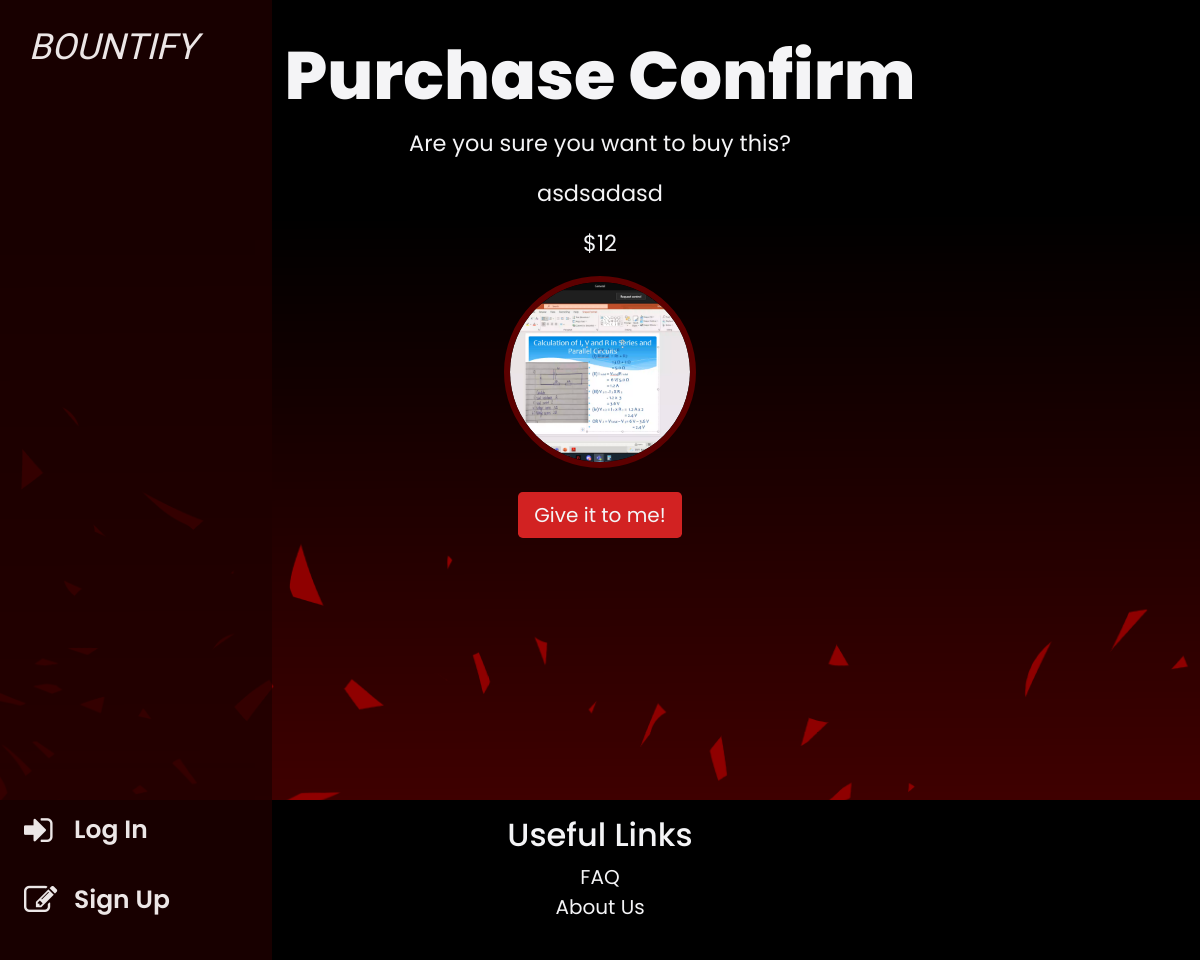
Screenshot of /purchase/1 with the database file from the repository.
### app/models.py (models this page shows)
class Sell(db.Model):
    sid = db.Column(db.Integer, primary_key=True)
    uid = db.Column(db.Integer, db.ForeignKey('user.uid')) #who is selling the item
    user = db.relationship('User', backref='sell')
    price = db.Column(db.Integer)
    title = db.Column(db.String(100))
    img = db.Column(db.String(100), nullable=False)
    desc = db.Column(db.String(1000))
    sold = db.Column(db.String(100), default="Unsold") #changes to user logged in who bought it
    timestamp = db.Column(db.DateTime(timezone=True), default=func.now())
    flag = db.Column(db.String(100))
    com_num = db.Column(db.Integer, default = 0)

### app/routes.py (the view)
@routes.route('/purchase/<int:sid>')
def purchase(sid):
    post_wanted = Sell.query.filter_by(sid=sid).first()
    print(post_wanted)
    return render_template("purchase.html", post_wanted = post_wanted, user=current_user)

### app/templates/purchase.html
{% extends "base.html" %} {% block title %}Purchase Time{% endblock %} {% block
content %}
<div class="home">
  <div class="purchase-page">
    <div class="purchase-container">
      <h1 class="star-text">Purchase Confirm</h1>
      <p class="description">Are you sure you want to buy this?</p>
      <p class="description">{{post_wanted.title}}</p>
      <p class="description">${{post_wanted.price}}</p>
      <div class="purchase-pic-container">
        <div class="profile-pic">
          <img src="{{ url_for('static', filename='/images/sellpics/' + post_wanted.img) }}" class="avatar"
            alt="avatar">
        </div>
      </div>
      <br>
      <form action="{{ url_for('routes.purchase_confirmation', sid=post_wanted.sid) }}" method="POST">
        <input type="submit" value="Give it to me!" class="btn-prominent">
      </form>
    </div>
  </div>
</div>
{% endblock %}

### app/static/css/main-style.css (style rules this page uses)
* { box-sizing: border-box; margin: 0; padding: 0; }
:root { --primary-color: #f5433a; --variant-color: #ffcc40; --light-color: #f4f4f6; --dark-color: #111; --bg-col: rgb(71, 0, 0); --mouse-x: 0; --mouse-y: 0; }
body { font-family: "Poppins", sans-serif; font-size: 16px; line-height: 1.5; background-color: #111; cursor: url("../images/lightsaber.png"), auto; }
.home { position: relative; width: 100%; min-height: 100vh; background-image: url("../images/bg.png"); background-size: cover; background-attachment: fixed; background-repeat: no-repeat; color: #f4f4f6; overflow-x: hidden; }
.star-text { text-align: center; font-weight: 800; font-size: 60px; line-height: 130%; }
.description { text-align: center; font-size: 20px; }
.btn-prominent { display: block; padding: 0.5rem 1rem; font-size: 20px; line-height: 1.5; border-radius: 0.3rem; color: #f4f4f6; background-color: rgba(255, 43, 43, 0.8); border: none; }
h1 { font-size: 70px; }
.profile-pic { width: 100%; height: 100%; border: 6px solid #5d0000; border-radius: 50%; overflow: hidden; }
.purchase-pic-container { width: 12rem; height: 12rem; z-index: 10; }
.avatar { width: 100%; height: 100%; border-radius: 50%; object-fit: cover; object-position: center; }
.star-text { font-size: 1.7rem; }
.description { font-size: 1rem; }
@media (min-width: 576px) { .star-text { font-size: 2.1rem; } }
@media (min-width: 576px) { .description { font-size: 1rem; } }
@media (min-width: 768px) { .star-text { font-size: 2.6rem; } }
@media (min-width: 768px) { .description { font-size: 1.1rem; } }
@media (min-width: 992px) { .star-text { font-size: 3.4rem; } }
@media (min-width: 992px) { .description { font-size: 1.2rem; } }
@media (min-width: 1200px) { .star-text { font-size: 4.2rem; } }
@media (min-width: 1200px) { .description { font-size: 1.4rem; } }
.purchase-page { margin-top: 2rem; height: 100%; width: 100%; display: flex; align-items: center; justify-content: center; }
.purchase-container { display: flex; flex-direction: column; align-items: center; justify-content: center; }

### rows the page displays
Sell: title "asdsadasd", price "12", img (picture)
